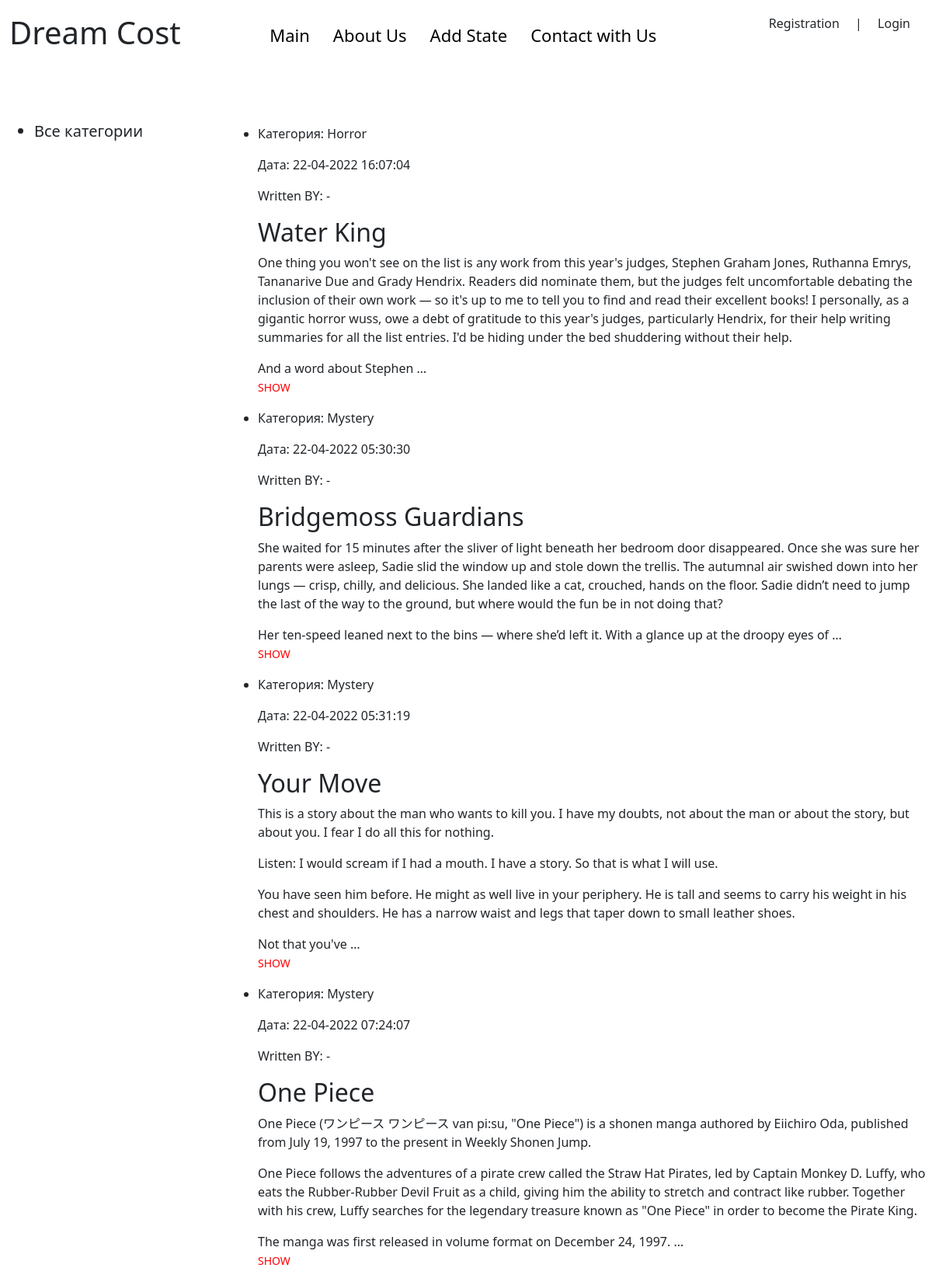
The page / on the database its author committed.
### main/models.py (models this page shows, shortened)
class Story(models.Model):
    title = models.CharField(max_length=255)
    content = models.TextField(blank=True)
    time_create = models.DateTimeField(auto_now=True)
    time_update = models.DateTimeField(auto_now=True)
    is_published = models.BooleanField(default=True)
    cat = models.ForeignKey('Category', on_delete=models.PROTECT, null=True)
    class Meta:
        verbose_name = 'Story'
        verbose_name_plural = 'Stories'

class Category(models.Model):
    name = models.CharField(max_length=100, db_index=True)
    def __str__(self):
        return self.name

### main/views.py (the view)
# urls.py: path('', StoryHome.as_view(), name='home'),
class StoryHome(ListView):
    model = Story
    template_name = 'main/index.html'
    context_object_name = 'posts'
    def get_context_data(self, *, object_list=None, **kwargs):
        context = super().get_context_data(**kwargs)
        context['menu'] = menu
        context['title'] = 'Главная страница'
        context['cat_selected'] = 0
        return context
    def get_queryset(self):
        return Story.objects.filter(is_published=True)

### main/templates/main/index.html (shortened to what this page needs)
{% extends 'main/based.html' %}
{% block content %}
<ul class="list-articles">
	{% for p in posts %}
	<li><div class="article-panel">
	<p class="first">Категория: {{p.cat}}</p>
		<p class="last">Дата: {{p.time_update|date:"d-m-Y H:i:s"}}</p>
		<p>Written BY: {{post.first_name}} - {{post.last_name}}</p>
</div>
				<h2>{{p.title}}</h2>
					{% autoescape on %}
					{{p.content|linebreaks|truncatewords:100}}
					{% endautoescape %}
				<br>
				<small><a href="{% url 'post' p.pk %}" style="color: red;">SHOW</a></small>
			</li>
	{% endfor %}
</ul>
{% endblock %}

### main/templates/main/based.html (shortened to what this page needs)
<!doctype html>
<html lang="en">
<head>
    <link rel="stylesheet" href="https://cdn.jsdelivr.net/npm/bootstrap@5.1.3/dist/css/bootstrap.min.css">
</head>
<body>
<header>
    <div class="container">
            <div class="menu">
                <div class="logo">
                    <h1 class="logo_t">Dream Cost</h1>
                </div>
                <div class="nav">
                    <a href="{% url 'home' %}" class="main">Main</a>
                    <a href="{% url 'about' %}" class="about">About Us</a>
                    <a href="{% url 'addpage' %}" class="add">Add State</a>
                    <a href="{% url 'contact' %}" class="contact">Contact with Us</a>
                </div>
                <div class="signup">
                    {% if request.user.is_authenticated %}
                        <a class="me-3 py-2 text-dark text-decoration-none" href="{% url 'logout' %}">{{ user.username }}</a>
                        <a class="me-3 py-2 text-dark text-decoration-none" href="">|</a>
                        <a class="me-3 py-2 text-dark text-decoration-none" href="{% url 'logout' %}">Logout</a>
                        {% else %}
                        <a class="me-3 py-2 text-dark text-decoration-none" href="{% url 'register' %}">Registration</a>
                        <a class="me-3 py-2 text-dark text-decoration-none" href="">|</a>
                        <a class="me-3 py-2 text-dark text-decoration-none" href="{% url 'login' %}">Login </a>
                        {% endif %}
                </div>
            </div>
        <div class="categories">
            <td valign="top" class="left-chapters">
            <ul id="leftchapters">
            {% if cat_selected == 0 %}
                    <li class="selected">Все категории</li>
            {% else %}
                    <li><a href="{% url 'home' %}">Все категории</a></li>
            {% endif %}
            </ul>
        </div>
        <div class="content">
        {%  block content  %}
        {% endblock %}
        </div>
    </div>
</header>
</body>
</html>

### rows shown on the page
Story: cat "Horror", time_update "22-04-2022 16:07:04", title "Water King", content "One thing you won't see on the list is any work from this year's judges, Stephen Graham Jones, Ruthanna Emrys, Tananarive Due and Grady Hendrix. Readers did nominate them, but the judges felt uncomfortable debating the inclusion of their own work — so it's up to me to tell you to find and read their excellent books! I personally, as a gigantic horror wuss, owe a debt of gratitude to this year's judges, particularly Hendrix, for their help writing summaries for all the list entries. I'd be hiding under the bed shuddering without their help. And a word about Stephen …"
Story: cat "Mystery", time_update "22-04-2022 05:30:30", title "Bridgemoss Guardians", content "She waited for 15 minutes after the sliver of light beneath her bedroom door disappeared. Once she was sure her parents were asleep, Sadie slid the window up and stole down the trellis. The autumnal air swished down into her lungs — crisp, chilly, and delicious. She landed like a cat, crouched, hands on the floor. Sadie didn’t need to jump the last of the way to the ground, but where would the fun be in not doing that? Her ten-speed leaned next to the bins — where she’d left it. With a glance up at the droopy eyes of …"
Story: cat "Mystery", time_update "22-04-2022 05:31:19", title "Your Move", content "This is a story about the man who wants to kill you. I have my doubts, not about the man or about the story, but about you. I fear I do all this for nothing. Listen: I would scream if I had a mouth. I have a story. So that is what I will use. You have seen him before. He might as well live in your periphery. He is tall and seems to carry his weight in his chest and shoulders. He has a narrow waist and legs that taper down to small leather shoes. Not that you've …"
Story: cat "Mystery", time_update "22-04-2022 07:24:07", title "One Piece", content "One Piece (ワンピース ワンピース van pi:su, \"One Piece\") is a shonen manga authored by Eiichiro Oda, published from July 19, 1997 to the present in Weekly Shonen Jump. One Piece follows the adventures of a pirate crew called the Straw Hat Pirates, led by Captain Monkey D. Luffy, who eats the Rubber-Rubber Devil Fruit as a child, giving him the ability to stretch and contract like rubber. Together with his crew, Luffy searches for the legendary treasure known as \"One Piece\" in order to become the Pirate King. The manga was first released in volume format on December 24, 1997. …"
